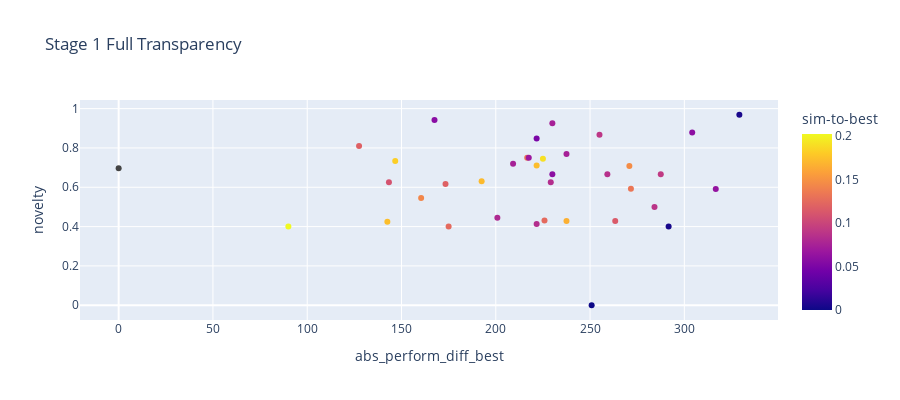

Source (notebook cell):
### Code cell
# importing packages
import plotly.express as px
  
# plotting the bar chart
fig = px.scatter(df_g3_p1, x='abs_perform_diff_best', y='novelty',
             hover_data=['sim-to-best'], color='sim-to-best',
             height=400, title="Stage 1 Full Transparency")
fig

### Figure 1 — Plotly figure (JSON) as saved in the notebook; plotly's stock layout.template omitted (floating-point values rounded to 4 significant figures)
{"data": [{"customdata": [[0], [0.125], [0.003841], [0.2025], [0.08333], [0.1739], [0.1667], [0.1143], [0.125], [0.08], [0.08824], [0.1429], [0.06316], [0.1333], [0.1194], [0.08333], [0.1094], [0.1719], [0.09231], [0.05882], [0.08571], [null], [0.1463], [0.1731], [0.07463], [0.1818], [0.1905], [0.1304], [0.0678], [0.07407], [0.1186], [0.04918], [0.08974], [0.05952], [0.07407], [0.05732], [0.004854]], "hovertemplate": "abs_perform_diff_best=%{x}<br>novelty=%{y}<br>sim-to-best=%{marker.color}<extra></extra>", "legendgroup": "", "marker": {"color": [0, 0.125, 0.003841, 0.2025, 0.08333, 0.1739, 0.1667, 0.1143, 0.125, 0.08, 0.08824, 0.1429, 0.06316, 0.1333, 0.1194, 0.08333, 0.1094, 0.1719, 0.09231, 0.05882, 0.08571, null, 0.1463, 0.1731, 0.07463, 0.1818, 0.1905, 0.1304, 0.0678, 0.07407, 0.1186, 0.04918, 0.08974, 0.05952, 0.07407, 0.05732, 0.004854], "coloraxis": "coloraxis", "symbol": "circle"}, "mode": "markers", "name": "", "orientation": "v", "showlegend": false, "type": "scatter", "x": [250.8, 175, 291.7, 90, 221.7, 142.5, 237.5, 263.3, 225.8, 200.8, 284.2, 160.4, 316.7, 271.7, 173.3, 229.2, 143.3, 192.5, 287.5, 230, 259.2, 0, 270.8, 221.7, 209.2, 146.7, 225, 216.7, 217.5, 237.5, 127.5, 221.7, 255, 304.2, 230, 167.5, 329.2], "xaxis": "x", "y": [0, 0.4, 0.4, 0.4, 0.4138, 0.4247, 0.4286, 0.4286, 0.4314, 0.4444, 0.5, 0.5455, 0.5909, 0.5926, 0.6164, 0.625, 0.625, 0.6304, 0.6667, 0.6667, 0.6667, 0.6964, 0.7083, 0.7105, 0.7193, 0.7333, 0.7451, 0.75, 0.75, 0.7692, 0.8095, 0.8482, 0.8667, 0.8784, 0.9259, 0.9427, 0.9689], "yaxis": "y"}], "layout": {"coloraxis": {"colorbar": {"title": {"text": "sim-to-best"}}, "colorscale": [[0, "#0d0887"], [0.1111, "#46039f"], [0.2222, "#7201a8"], [0.3333, "#9c179e"], [0.4444, "#bd3786"], [0.5556, "#d8576b"], [0.6667, "#ed7953"], [0.7778, "#fb9f3a"], [0.8889, "#fdca26"], [1, "#f0f921"]]}, "height": 400, "legend": {"tracegroupgap": 0}, "title": {"text": "Stage 1 Full Transparency"}, "xaxis": {"anchor": "y", "domain": [0, 1], "title": {"text": "abs_perform_diff_best"}}, "yaxis": {"anchor": "x", "domain": [0, 1], "title": {"text": "novelty"}}}}
